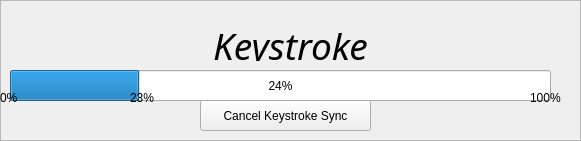
            <widget class="QFrame" name="keystroke_frame">
             <property name="geometry">
              <rect>
               <x>140</x>
               <y>310</y>
               <width>581</width>
               <height>141</height>
              </rect>
             </property>
             <property name="frameShape">
              <enum>QFrame::StyledPanel</enum>
             </property>
             <property name="frameShadow">
              <enum>QFrame::Raised</enum>
             </property>
             <widget class="QProgressBar" name="keystroke_progressBar">
              <property name="geometry">
               <rect>
                <x>10</x>
                <y>70</y>
                <width>541</width>
                <height>31</height>
               </rect>
              </property>
              <property name="value">
               <number>24</number>
              </property>
             </widget>
             <widget class="QPushButton" name="keystroke_pushButton">
              <property name="geometry">
               <rect>
                <x>200</x>
                <y>100</y>
                <width>171</width>
                <height>31</height>
               </rect>
              </property>
              <property name="sizePolicy">
               <sizepolicy hsizetype="Minimum" vsizetype="Expanding">
                <horstretch>0</horstretch>
                <verstretch>0</verstretch>
               </sizepolicy>
              </property>
              <property name="text">
               <string>Cancel Keystroke Sync</string>
              </property>
             </widget>
             <widget class="QLabel" name="keystroke_label_0">
              <property name="geometry">
               <rect>
                <x>0</x>
                <y>90</y>
                <width>21</width>
                <height>16</height>
               </rect>
              </property>
              <property name="text">
               <string>0%</string>
              </property>
             </widget>
             <widget class="QLabel" name="keystroke_label_100">
              <property name="geometry">
               <rect>
                <x>530</x>
                <y>90</y>
                <width>41</width>
                <height>16</height>
               </rect>
              </property>
              <property name="text">
               <string>100%</string>
              </property>
             </widget>
             <widget class="QLabel" name="keystroke_label_cur">
              <property name="geometry">
               <rect>
                <x>130</x>
                <y>90</y>
                <width>31</width>
                <height>16</height>
               </rect>
              </property>
              <property name="text">
               <string>23%</string>
              </property>
             </widget>
             <widget class="QLabel" name="keystroke_label">
              <property name="geometry">
               <rect>
                <x>0</x>
                <y>30</y>
                <width>581</width>
                <height>31</height>
               </rect>
              </property>
              <property name="font">
               <font>
                <family>Avenir Next Condensed</family>
                <pointsize>28</pointsize>
                <italic>true</italic>
               </font>
              </property>
              <property name="text">
               <string>Keystroke</string>
              </property>
              <property name="alignment">
               <set>Qt::AlignCenter</set>
              </property>
             </widget>
            </widget>
